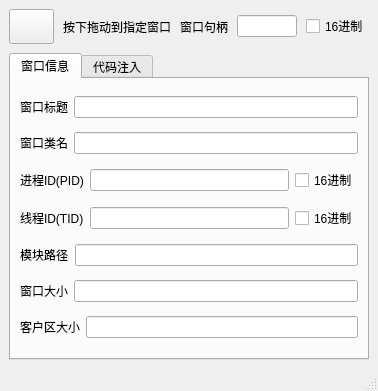
<?xml version="1.0" encoding="UTF-8"?>
<ui version="4.0">
 <class>WndMain</class>
 <widget class="QMainWindow" name="WndMain">
  <property name="geometry">
   <rect>
    <x>0</x>
    <y>0</y>
    <width>378</width>
    <height>391</height>
   </rect>
  </property>
  <property name="windowTitle">
   <string>DC Reserve ToolKit</string>
  </property>
  <widget class="QWidget" name="centralwidget">
   <layout class="QVBoxLayout" name="verticalLayout_2">
    <property name="spacing">
     <number>9</number>
    </property>
    <item>
     <layout class="QHBoxLayout" name="horizontalLayout_8">
      <item>
       <layout class="QHBoxLayout" name="horizontalLayout_7">
        <item>
         <widget class="QToolButton" name="btn_attach">
          <property name="minimumSize">
           <size>
            <width>45</width>
            <height>35</height>
           </size>
          </property>
          <property name="maximumSize">
           <size>
            <width>45</width>
            <height>35</height>
           </size>
          </property>
          <property name="text">
           <string/>
          </property>
         </widget>
        </item>
        <item>
         <widget class="QLabel" name="label_7">
          <property name="text">
           <string>按下拖动到指定窗口</string>
          </property>
         </widget>
        </item>
       </layout>
      </item>
      <item>
       <spacer name="horizontalSpacer">
        <property name="orientation">
         <enum>Qt::Horizontal</enum>
        </property>
        <property name="sizeHint" stdset="0">
         <size>
          <width>40</width>
          <height>20</height>
         </size>
        </property>
       </spacer>
      </item>
      <item>
       <layout class="QHBoxLayout" name="horizontalLayout">
        <item>
         <widget class="QLabel" name="label">
          <property name="text">
           <string>窗口句柄</string>
          </property>
         </widget>
        </item>
        <item>
         <widget class="QLineEdit" name="edt_hwnd">
          <property name="maximumSize">
           <size>
            <width>100</width>
            <height>16777215</height>
           </size>
          </property>
         </widget>
        </item>
        <item>
         <widget class="QCheckBox" name="chk_hwnd_hex">
          <property name="text">
           <string>16进制</string>
          </property>
         </widget>
        </item>
       </layout>
      </item>
     </layout>
    </item>
    <item>
     <widget class="QTabWidget" name="tabWidget">
      <property name="currentIndex">
       <number>0</number>
      </property>
      <widget class="QWidget" name="tab">
       <attribute name="title">
        <string>窗口信息</string>
       </attribute>
       <layout class="QVBoxLayout" name="verticalLayout">
        <item>
         <layout class="QHBoxLayout" name="horizontalLayout_6">
          <item>
           <widget class="QLabel" name="label_2">
            <property name="text">
             <string>窗口标题</string>
            </property>
           </widget>
          </item>
          <item>
           <widget class="QLineEdit" name="edt_wnd_title">
            <property name="readOnly">
             <bool>true</bool>
            </property>
           </widget>
          </item>
         </layout>
        </item>
        <item>
         <layout class="QHBoxLayout" name="horizontalLayout_5">
          <item>
           <widget class="QLabel" name="label_3">
            <property name="text">
             <string>窗口类名</string>
            </property>
           </widget>
          </item>
          <item>
           <widget class="QLineEdit" name="edt_wnd_class">
            <property name="readOnly">
             <bool>true</bool>
            </property>
           </widget>
          </item>
         </layout>
        </item>
        <item>
         <layout class="QHBoxLayout" name="horizontalLayout_4">
          <item>
           <widget class="QLabel" name="label_4">
            <property name="text">
             <string>进程ID(PID)</string>
            </property>
           </widget>
          </item>
          <item>
           <widget class="QLineEdit" name="edt_pid">
            <property name="readOnly">
             <bool>true</bool>
            </property>
           </widget>
          </item>
          <item>
           <widget class="QCheckBox" name="chk_pid_hex">
            <property name="text">
             <string>16进制</string>
            </property>
           </widget>
          </item>
         </layout>
        </item>
        <item>
         <layout class="QHBoxLayout" name="horizontalLayout_3">
          <item>
           <widget class="QLabel" name="label_5">
            <property name="text">
             <string>线程ID(TID)</string>
            </property>
           </widget>
          </item>
          <item>
           <widget class="QLineEdit" name="edt_tid">
            <property name="readOnly">
             <bool>true</bool>
            </property>
           </widget>
          </item>
          <item>
           <widget class="QCheckBox" name="chk_tid_hex">
            <property name="text">
             <string>16进制</string>
            </property>
           </widget>
          </item>
         </layout>
        </item>
        <item>
         <layout class="QHBoxLayout" name="horizontalLayout_2">
          <item>
           <widget class="QLabel" name="label_6">
            <property name="text">
             <string>模块路径</string>
            </property>
           </widget>
          </item>
          <item>
           <widget class="QLineEdit" name="edt_hmodule">
            <property name="text">
             <string/>
            </property>
            <property name="readOnly">
             <bool>true</bool>
            </property>
           </widget>
          </item>
         </layout>
        </item>
        <item>
         <layout class="QHBoxLayout" name="horizontalLayout_11">
          <item>
           <widget class="QLabel" name="label_9">
            <property name="text">
             <string>窗口大小</string>
            </property>
           </widget>
          </item>
          <item>
           <widget class="QLineEdit" name="edt_hmodule_2">
            <property name="text">
             <string/>
            </property>
            <property name="readOnly">
             <bool>true</bool>
            </property>
           </widget>
          </item>
         </layout>
        </item>
        <item>
         <layout class="QHBoxLayout" name="horizontalLayout_12">
          <item>
           <widget class="QLabel" name="label_10">
            <property name="text">
             <string>客户区大小</string>
            </property>
           </widget>
          </item>
          <item>
           <widget class="QLineEdit" name="edt_hmodule_3">
            <property name="text">
             <string/>
            </property>
            <property name="readOnly">
             <bool>true</bool>
            </property>
           </widget>
          </item>
         </layout>
        </item>
       </layout>
      </widget>
      <widget class="QWidget" name="tab_2">
       <attribute name="title">
        <string>代码注入</string>
       </attribute>
       <layout class="QVBoxLayout" name="verticalLayout_4">
        <item>
         <layout class="QHBoxLayout" name="horizontalLayout_10">
          <item>
           <widget class="QTextEdit" name="textEdit"/>
          </item>
          <item>
           <layout class="QVBoxLayout" name="verticalLayout_3">
            <item>
             <widget class="QPushButton" name="pushButton">
              <property name="sizePolicy">
               <sizepolicy hsizetype="Minimum" vsizetype="Minimum">
                <horstretch>0</horstretch>
                <verstretch>0</verstretch>
               </sizepolicy>
              </property>
              <property name="text">
               <string>Call</string>
              </property>
             </widget>
            </item>
            <item>
             <widget class="QPushButton" name="pushButton_2">
              <property name="sizePolicy">
               <sizepolicy hsizetype="Minimum" vsizetype="Minimum">
                <horstretch>0</horstretch>
                <verstretch>0</verstretch>
               </sizepolicy>
              </property>
              <property name="text">
               <string>申请内存</string>
              </property>
             </widget>
            </item>
           </layout>
          </item>
         </layout>
        </item>
        <item>
         <layout class="QHBoxLayout" name="horizontalLayout_9">
          <item>
           <widget class="QLabel" name="label_8">
            <property name="text">
             <string>执行结果:</string>
            </property>
           </widget>
          </item>
          <item>
           <widget class="QLineEdit" name="lineEdit">
            <property name="alignment">
             <set>Qt::AlignCenter</set>
            </property>
           </widget>
          </item>
         </layout>
        </item>
       </layout>
      </widget>
     </widget>
    </item>
   </layout>
  </widget>
  <widget class="QStatusBar" name="statusbar"/>
 </widget>
 <resources/>
 <connections/>
</ui>
